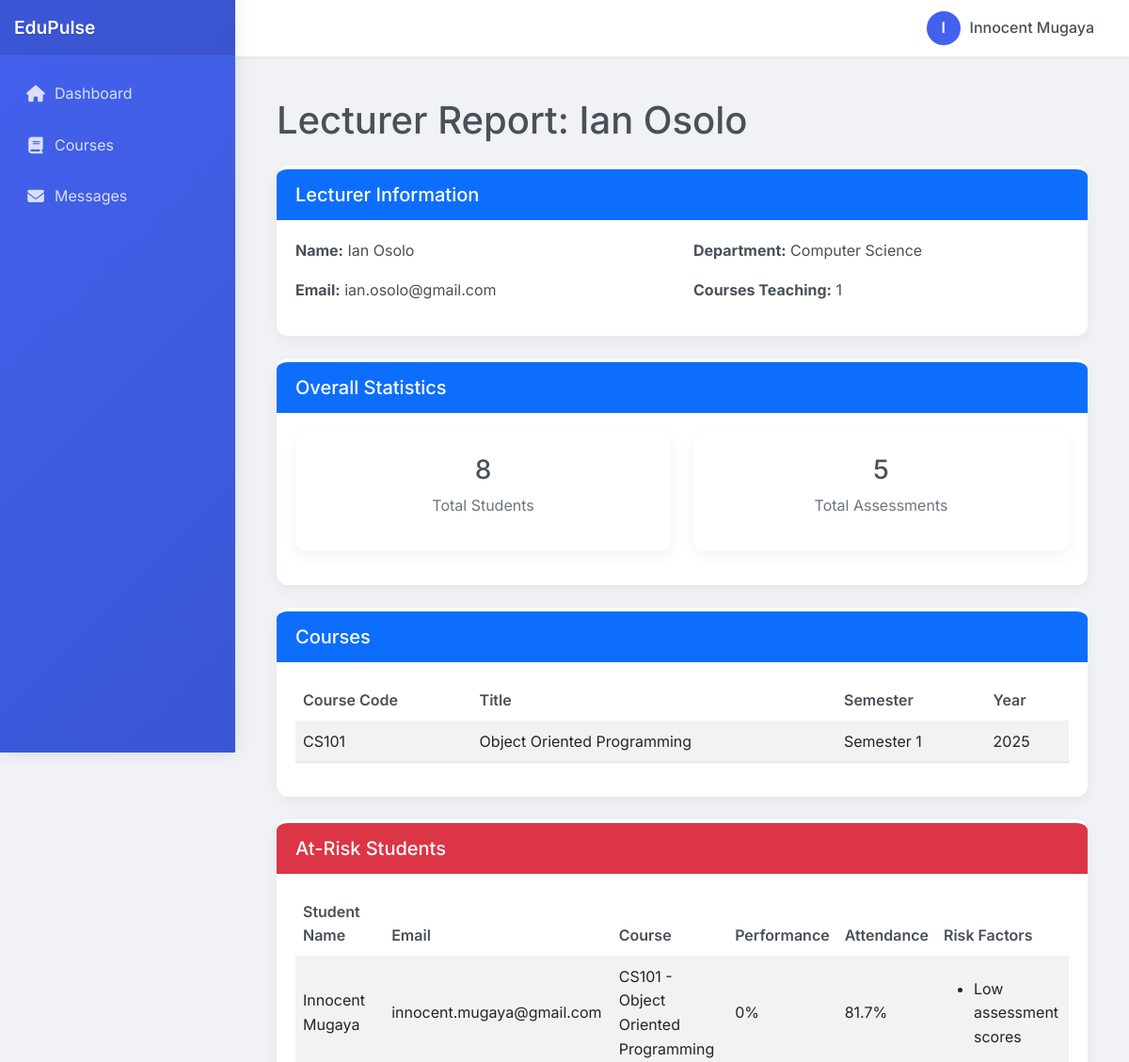
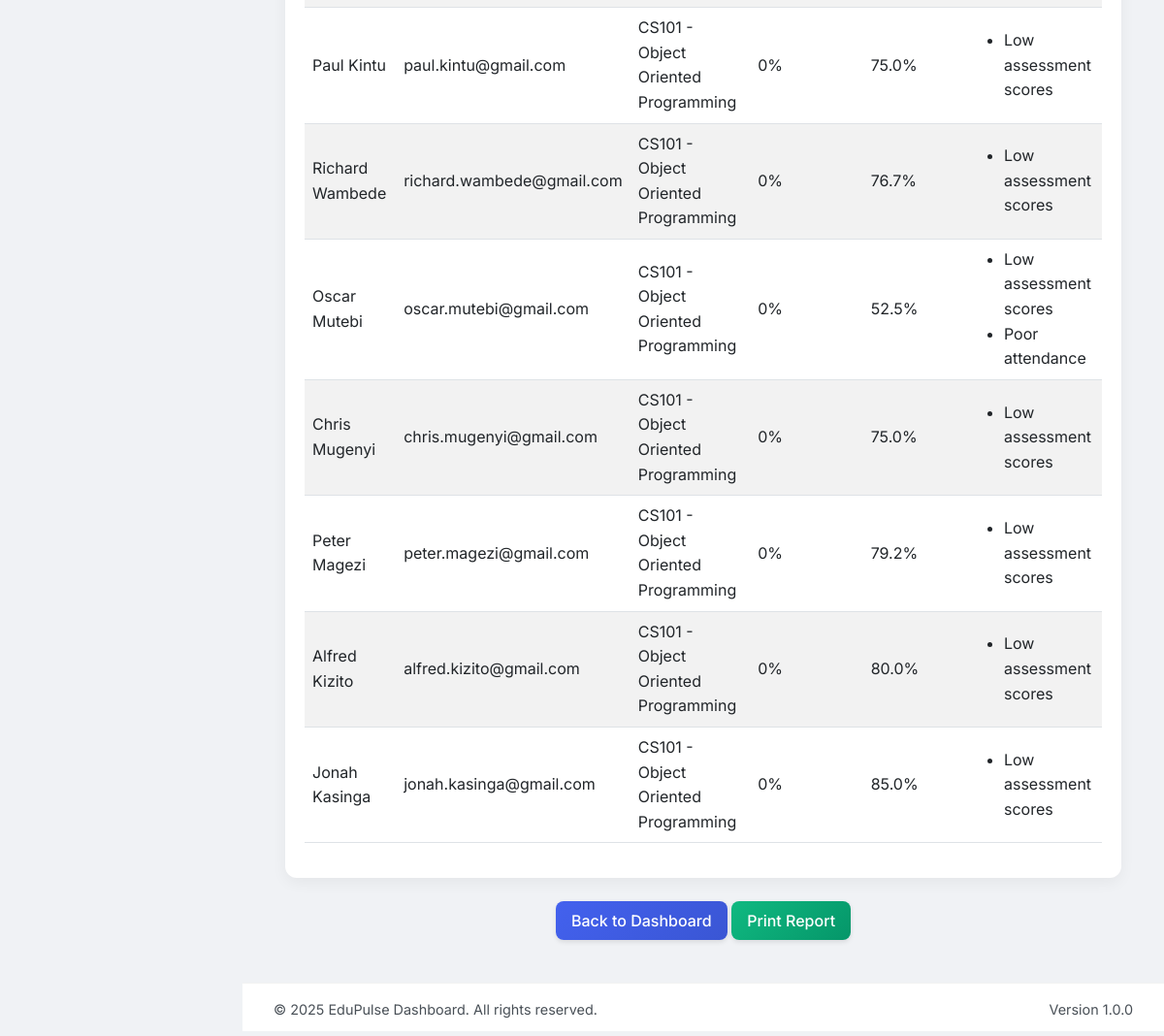
The app's page /generate_lecturer_report/1 (signed in) with its own data (2 pictures, top to bottom).
### tables this page shows
CREATE TABLE students (
            id INTEGER PRIMARY KEY AUTOINCREMENT,
            name TEXT NOT NULL,
            email TEXT UNIQUE NOT NULL,
            enrollment_date TEXT,
            department TEXT
        , program TEXT, course TEXT);

CREATE TABLE lecturers (
            id INTEGER PRIMARY KEY AUTOINCREMENT,
            name TEXT NOT NULL,
            email TEXT UNIQUE NOT NULL,
            department TEXT
        , specialization TEXT);

CREATE TABLE "courses" (
            id INTEGER PRIMARY KEY AUTOINCREMENT,
            course_code TEXT UNIQUE NOT NULL,
            title TEXT NOT NULL,
            lecturer_id INTEGER,
            semester TEXT,
            year INTEGER,
            FOREIGN KEY (lecturer_id) REFERENCES lecturers (id)
        );

### app.py (the view)
@app.route('/generate_lecturer_report/<int:lecturer_id>')
def generate_lecturer_report(lecturer_id):
    if 'user_id' not in session:
        return redirect(url_for('login'))
    conn = get_db_connection()
    lecturer = conn.execute('SELECT * FROM lecturers WHERE id = ?', (lecturer_id,)).fetchone()
    if not lecturer:
        conn.close()
        flash('Lecturer not found', 'danger')
        return redirect(url_for('admin_dashboard'))
    courses = conn.execute('''
        SELECT id, course_code, title, semester, year
        FROM courses
        WHERE lecturer_id = ?
    ''', (lecturer_id,)).fetchall()
    lecturer_dict = dict(lecturer)
    courses_list = [dict(course) for course in courses]
    total_students = 0
    total_assessments = 0
    at_risk_students = []
    for course in courses:
        course_id = course['id']
        student_count = conn.execute('''
            SELECT COUNT(*) as count
            FROM enrollments
            WHERE course_id = ?
        ''', (course_id,)).fetchone()['count']
        total_students += student_count
        assessment_count = conn.execute('''
            SELECT COUNT(*) as count
            FROM assessments
            WHERE course_id = ?
        ''', (course_id,)).fetchone()['count']
        total_assessments += assessment_count
        students = conn.execute('''
            SELECT s.id, s.name, s.email, s.program
            FROM students s
            JOIN enrollments e ON s.id = e.student_id
            WHERE e.course_id = ?
        ''', (course_id,)).fetchall()
        for student in students:
            student_id = student['id']
            assessments = conn.execute('''
                SELECT a.id, a.name, a.max_points, m.score
                FROM assessments a
                JOIN marks m ON a.id = m.assessment_id
                WHERE a.course_id = ? AND m.student_id = ?
            ''', (course_id, student_id)).fetchall()
            attendance = conn.execute('''
                SELECT date, status
                FROM attendance
                WHERE course_id = ? AND student_id = ?
            ''', (course_id, student_id)).fetchall()
            if assessments:
                total_score = sum(assessment['score'] for assessment in assessments)
                total_possible = sum(assessment['max_points'] for assessment in assessments)
                performance = (total_score / total_possible * 100) if total_possible > 0 else 0
            else:
                performance = 0
            attendance_count = len(attendance)
            if attendance_count > 0:
                present_count = sum(1 for record in attendance if record['status'] == 'present')
                attendance_rate = (present_count / attendance_count) * 100
            else:
                attendance_rate = 0
            is_at_risk = False
            risk_factors = []
            if performance < 55:
                is_at_risk = True
                risk_factors.append('Low assessment scores')
            if attendance_rate < 65:
                is_at_risk = True
                risk_factors.append('Poor attendance')
            if is_at_risk and risk_factors:
                at_risk_students.append({
                    'id': student_id,
                    'name': student['name'],
                    'email': student['email'],
                    'course_id': course_id,
                    'course_code': course['course_code'],
                    'course_title': course['title'],
                    'performance': round(performance, 1),
                    'grade': 'F' if performance < 50 else 'D' if performance < 60 else 'C' if performance < 70 else 'B' if performance < 80 else 'A',
                    'attendance_rate': round(attendance_rate, 1),
                    'risk_factors': risk_factors
                })
    conn.close()
    return render_template('lecturer_report.html',
                          lecturer=lecturer_dict,
                          courses=courses_list,
                          total_students=total_students,
                          total_assessments=total_assessments,
                          at_risk_students=at_risk_students)

### templates/lecturer_report.html (shortened to what this page needs)
{% extends 'base.html' %}
{% block content %}
<div class="container mt-4">
    <div class="row">
        <div class="col-md-12">
            <h1 class="mb-4">Lecturer Report: {{ lecturer.name }}</h1>
            <div class="card mb-4">
                <div class="card-header bg-primary text-white">
                    <h5 class="mb-0">Lecturer Information</h5>
                </div>
                <div class="card-body">
                    <div class="row">
                        <div class="col-md-6">
                            <p><strong>Name:</strong> {{ lecturer.name }}</p>
                            <p><strong>Email:</strong> {{ lecturer.email }}</p>
                        </div>
                        <div class="col-md-6">
                            <p><strong>Department:</strong> {{ lecturer.department }}</p>
                            <p><strong>Courses Teaching:</strong> {{ courses|length }}</p>
                        </div>
                    </div>
                </div>
            </div>
            <div class="card mb-4">
                <div class="card-header bg-primary text-white">
                    <h5 class="mb-0">Overall Statistics</h5>
                </div>
                <div class="card-body">
                    <div class="row">
                        <div class="col-md-6">
                            <div class="card text-center mb-3">
                                <div class="card-body">
                                    <h3>{{ total_students }}</h3>
                                    <p class="text-muted">Total Students</p>
                                </div>
                            </div>
                        </div>
                        <div class="col-md-6">
                            <div class="card text-center mb-3">
                                <div class="card-body">
                                    <h3>{{ total_assessments }}</h3>
                                    <p class="text-muted">Total Assessments</p>
                                </div>
                            </div>
                        </div>
                    </div>
                </div>
            </div>
            <div class="card mb-4">
                <div class="card-header bg-primary text-white">
                    <h5 class="mb-0">Courses</h5>
                </div>
                <div class="card-body">
                    <div class="table-responsive">
                        <table class="table table-striped">
                            <thead>
                                <tr>
                                    <th>Course Code</th>
                                    <th>Title</th>
                                    <th>Semester</th>
                                    <th>Year</th>
                                </tr>
                            </thead>
                            <tbody>
                                {% for course in courses %}
                                <tr>
                                    <td>{{ course.course_code }}</td>
                                    <td>{{ course.title }}</td>
                                    <td>{{ course.semester }}</td>
                                    <td>{{ course.year }}</td>
                                </tr>
                                {% endfor %}
                            </tbody>
                        </table>
                    </div>
                </div>
            </div>
            {% if at_risk_students %}
            <div class="card mb-4">
                <div class="card-header bg-danger text-white">
                    <h5 class="mb-0">At-Risk Students</h5>
                </div>
                <div class="card-body">
                    <div class="table-responsive">
                        <table class="table table-striped">
                            <thead>
                                <tr>
                                    <th>Student Name</th>
                                    <th>Email</th>
                                    <th>Course</th>
                                    <th>Performance</th>
                                    <th>Attendance</th>
                                    <th>Risk Factors</th>
                                </tr>
                            </thead>
                            <tbody>
                                {% for student in at_risk_students %}
                                <tr>
                                    <td>{{ student.name }}</td>
                                    <td>{{ student.email }}</td>
                                    <td>{{ student.course_code }} - {{ student.course_title }}</td>
                                    <td>{{ student.performance }}%</td>
                                    <td>{{ student.attendance_rate }}%</td>
                                    <td>
                                        <ul class="mb-0">
                                            {% for factor in student.risk_factors %}
                                            <li>{{ factor }}</li>
                                            {% endfor %}
                                        </ul>
                                    </td>
                                </tr>
                                {% endfor %}
                            </tbody>
                        </table>
                    </div>
                </div>
            </div>
            {% endif %}
            <div class="text-center mb-4">
                <a href="{{ url_for('lecturer_dashboard') }}" class="btn btn-primary">Back to Dashboard</a>
                <button class="btn btn-success" onclick="window.print()">Print Report</button>
            </div>
        </div>
    </div>
</div>
{% endblock %}

### templates/base.html (shortened to what this page needs)
<!DOCTYPE html>
<html lang="en">
<head>
    <link href="https://cdn.jsdelivr.net/npm/bootstrap@5.2.3/dist/css/bootstrap.min.css" rel="stylesheet">
    <link rel="stylesheet" href="https://cdnjs.cloudflare.com/ajax/libs/font-awesome/6.4.0/css/all.min.css">
    <link rel="stylesheet" href="{{ url_for('static', filename='css/style.css') }}">
</head>
<body class="{% block body_class %}{% endblock %}">
    <div class="wrapper">
        <nav id="sidebar" class="sidebar">
            <div class="sidebar-header">
                <div class="logo">
                    <h1>EduPulse</h1>
                </div>
            </div>
            {% block sidebar_menu %}
            <ul class="sidebar-menu">
                <li class="menu-item {% if request.path == '/' or request.endpoint == 'student_dashboard' or request.endpoint == 'lecturer_dashboard' %}active{% endif %}">
                    <a href="/">
                        <i class="fas fa-home"></i>
                        <span>Dashboard</span>
                    </a>
                </li>
                <li class="menu-item {% if 'course' in request.path %}active{% endif %}">
                    <a href="/courses">
                        <i class="fas fa-book"></i>
                        <span>Courses</span>
                    </a>
                </li>
                {% if session.get('user_type') == 'student' or session.get('user_type') == 'lecturer' %}
                <li class="menu-item {% if 'messages' in request.path %}active{% endif %}">
                    <a href="{{ url_for('view_messages') }}">
                        <i class="fas fa-envelope"></i>
                        <span>Messages</span>
                    </a>
                </li>
                {% endif %}
            </ul>
            {% endblock %}
        </nav>
        <div id="content" class="content">
            <nav class="navbar navbar-expand-lg navbar-light">
                <div class="container-fluid">
                    <div class="ms-auto d-flex align-items-center">
                        {% if session.get('user_id') %}
                        <div class="user-menu dropdown">
                            <a class="dropdown-toggle" href="#" role="button" id="userDropdown" data-bs-toggle="dropdown" aria-expanded="false">
                                <div class="avatar">{{ session.get('name', 'User')[0] | upper }}</div>
                                <span class="user-name d-none d-md-inline">{{ session.get('name', 'User') }}</span>
                            </a>
                        </div>
                        {% endif %}
                    </div>
                </div>
            </nav>
            <main class="main-content">
                <div class="container-fluid">
                    {% block content %}{% endblock %}
                </div>
            </main>
            <footer class="footer">
                <div class="container-fluid">
                    <div class="row">
                        <div class="col-md-6">
                            <p>&copy; 2025 EduPulse Dashboard. All rights reserved.</p>
                        </div>
                        <div class="col-md-6 text-md-end">
                            <p>Version 1.0.0</p>
                        </div>
                    </div>
                </div>
            </footer>
        </div>
    </div>
</body>
</html>

### records on screen
students: get "Innocent Mugaya", name "Innocent Mugaya", email "innocent.mugaya@gmail.com"
lecturers: name "Ian Osolo", email "ian.osolo@gmail.com", department "Computer Science"
courses: course_code "CS101", title "Object Oriented Programming", semester "Semester 1", year "2025", course_code "CS101" "CS101" "CS101" "CS101" "CS101" "CS101" "CS101" "CS101", course_title "Object Oriented Programming" "Object Oriented Programming" "Object Oriented Programming" "Object Oriented Programming" "Object Oriented Programming" "Object Oriented Programming" "Object Oriented Programming" "Object Oriented Programming"
students: name "Paul Kintu", email "paul.kintu@gmail.com"
students: name "Richard Wambede", email "richard.wambede@gmail.com"
students: name "Oscar Mutebi", email "oscar.mutebi@gmail.com"
students: name "Chris Mugenyi", email "chris.mugenyi@gmail.com"
students: name "Peter Magezi", email "peter.magezi@gmail.com"
students: name "Alfred Kizito", email "alfred.kizito@gmail.com"
students: name "Jonah Kasinga", email "jonah.kasinga@gmail.com"

### other values on screen
{{ session.get('name', 'User')[0] | upper }} "I"
{{ courses|length }} "1"
{{ total_students }} "8"
{{ total_assessments }} "5"
{{ student.performance }} "0" "0" "0" "0" "0" "0" "0" "0"
{{ student.attendance_rate }} "81.7" "75.0" "76.7" "52.5" "75.0" "79.2" "80.0" "85.0"
{{ factor }} "Low assessment scores" "Low assessment scores" "Low assessment scores" "Low assessment scores" "Poor attendance" "Low assessment scores" "Low assessment scores" "Low assessment scores" "Low assessment scores"
